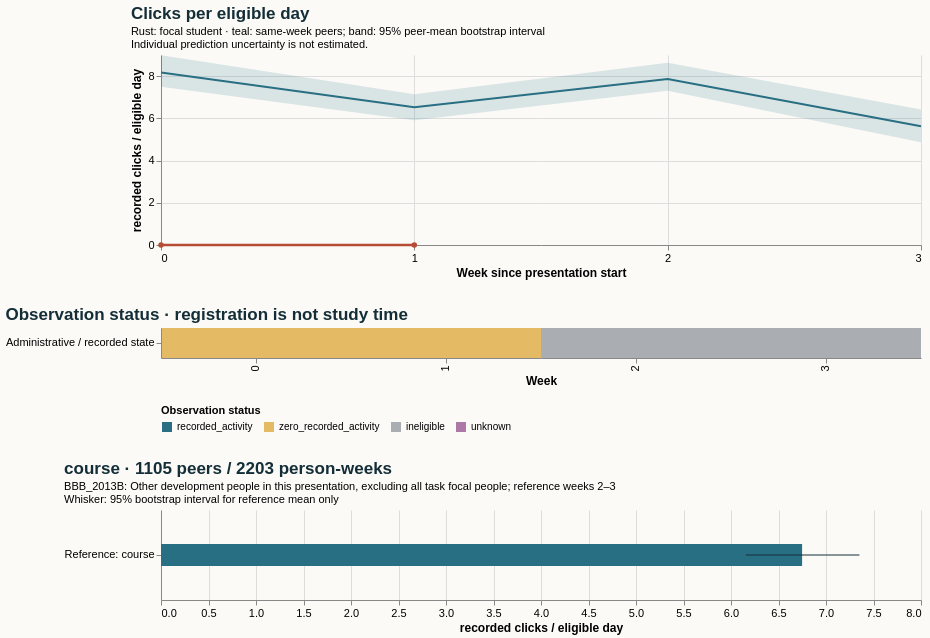

Write the Vega-Lite specification saved for this chart.
### Vega-Lite specification from a JSON file in a GitHub repository (floating-point values rounded to 4 significant figures)
{"$schema": "https://vega.github.io/schema/vega-lite/v5.20.1.json", "config": {"axis": {"labelFontSize": 11, "titleFontSize": 12}, "background": "#fbfaf7", "font": "sans-serif", "title": {"anchor": "start", "color": "#142e38", "fontSize": 17, "subtitleFontSize": 11}, "view": {"continuousHeight": 300, "continuousWidth": 300, "stroke": null}}, "datasets": {"data-0e9ff6b13452e2d1a125d4eccbb08503": [{"hi": null, "lo": null, "series": "Focal: weeks 2–3", "value": null}, {"hi": 7.352, "lo": 6.157, "series": "Reference: course", "value": 6.748}], "data-783249aa65c06439f571e5d2a8c1408e": [{"eligible_days": 7.0, "end_day": 6, "logging_completeness": "unknown", "observation_status": "zero_recorded_activity", "row": "Administrative / recorded state", "score_status": "withheld_release_time_unknown", "start_day": 0, "value": 0.0, "week": 0}, {"eligible_days": 4.0, "end_day": 13, "logging_completeness": "unknown", "observation_status": "zero_recorded_activity", "row": "Administrative / recorded state", "score_status": "withheld_release_time_unknown", "start_day": 7, "value": 0.0, "week": 1}, {"eligible_days": 0.0, "end_day": 20, "logging_completeness": "unknown", "observation_status": "ineligible", "row": "Administrative / recorded state", "score_status": "withheld_release_time_unknown", "start_day": 14, "value": null, "week": 2}, {"eligible_days": 0.0, "end_day": 27, "logging_completeness": "unknown", "observation_status": "ineligible", "row": "Administrative / recorded state", "score_status": "withheld_release_time_unknown", "start_day": 21, "value": null, "week": 3}], "data-a8ce474d1ddf6fbc1ae8b1f4693d3a22": [{"end_day": 6, "focal_value": 0.0, "peer_ci_high": 8.99, "peer_ci_low": 7.499, "peer_mean": 8.174, "peer_observations": 1127, "peer_people": 1127, "reference": "course", "unit": "recorded clicks / eligible day", "week": 0}, {"end_day": 13, "focal_value": 0.0, "peer_ci_high": 7.14, "peer_ci_low": 5.906, "peer_mean": 6.521, "peer_observations": 1121, "peer_people": 1121, "reference": "course", "unit": "recorded clicks / eligible day", "week": 1}, {"end_day": 20, "focal_value": null, "peer_ci_high": 8.635, "peer_ci_low": 7.308, "peer_mean": 7.865, "peer_observations": 1105, "peer_people": 1105, "reference": "course", "unit": "recorded clicks / eligible day", "week": 2}, {"end_day": 27, "focal_value": null, "peer_ci_high": 6.417, "peer_ci_low": 4.873, "peer_mean": 5.625, "peer_observations": 1098, "peer_people": 1098, "reference": "course", "unit": "recorded clicks / eligible day", "week": 3}]}, "resolve": {"scale": {"color": "independent"}}, "spacing": 28, "vconcat": [{"data": {"name": "data-a8ce474d1ddf6fbc1ae8b1f4693d3a22"}, "height": 190, "layer": [{"encoding": {"x": {"axis": {"tickMinStep": 1}, "field": "week", "title": "Week since presentation start", "type": "quantitative"}, "y": {"field": "peer_ci_low", "scale": {"zero": true}, "title": "recorded clicks / eligible day", "type": "quantitative"}, "y2": {"field": "peer_ci_high"}}, "mark": {"color": "#286f83", "opacity": 0.16, "type": "area"}}, {"encoding": {"tooltip": [{"field": "week", "type": "quantitative"}, {"field": "peer_mean", "type": "quantitative"}, {"field": "peer_people", "type": "quantitative"}, {"field": "peer_observations", "type": "quantitative"}], "x": {"field": "week", "type": "quantitative"}, "y": {"field": "peer_mean", "type": "quantitative"}}, "mark": {"color": "#286f83", "strokeWidth": 2, "type": "line"}}, {"encoding": {"tooltip": [{"field": "week", "type": "quantitative"}, {"field": "focal_value", "type": "quantitative"}], "x": {"field": "week", "type": "quantitative"}, "y": {"field": "focal_value", "type": "quantitative"}}, "mark": {"color": "#b64c35", "point": {"color": "#b64c35"}, "strokeWidth": 2.5, "type": "line"}}], "title": {"subtitle": ["Rust: focal student · teal: same-week peers; band: 95% peer-mean bootstrap interval", "Individual prediction uncertainty is not estimated."], "text": "Clicks per eligible day"}, "width": 760}, {"data": {"name": "data-783249aa65c06439f571e5d2a8c1408e"}, "encoding": {"color": {"field": "observation_status", "legend": {"labelLimit": 260, "orient": "bottom"}, "scale": {"domain": ["recorded_activity", "zero_recorded_activity", "ineligible", "unknown"], "range": ["#286f83", "#e4bb64", "#aaaeb3", "#ac78a5"]}, "title": "Observation status", "type": "nominal"}, "tooltip": [{"field": "week", "type": "quantitative"}, {"field": "eligible_days", "type": "quantitative"}, {"field": "observation_status", "type": "nominal"}, {"field": "logging_completeness", "type": "nominal"}], "x": {"field": "week", "title": "Week", "type": "ordinal"}, "y": {"field": "row", "title": null, "type": "nominal"}}, "height": 30, "mark": {"type": "rect"}, "title": "Observation status · registration is not study time", "width": 760}, {"data": {"name": "data-0e9ff6b13452e2d1a125d4eccbb08503"}, "height": 90, "layer": [{"encoding": {"x": {"field": "value", "scale": {"domain": [0, 7.719], "zero": true}, "title": "recorded clicks / eligible day", "type": "quantitative"}, "y": {"field": "series", "sort": null, "title": null, "type": "nominal"}}, "mark": {"color": "#286f83", "size": 22, "type": "bar"}}, {"encoding": {"x": {"field": "lo", "type": "quantitative"}, "x2": {"field": "hi"}, "y": {"field": "series", "sort": null, "title": null, "type": "nominal"}}, "mark": {"color": "#142e38", "type": "rule"}}], "title": {"subtitle": ["BBB_2013B: Other development people in this presentation, excluding all task focal people; reference weeks 2–3", "Whisker: 95% bootstrap interval for reference mean only"], "text": "course · 1105 peers / 2203 person-weeks"}, "width": 760}]}
